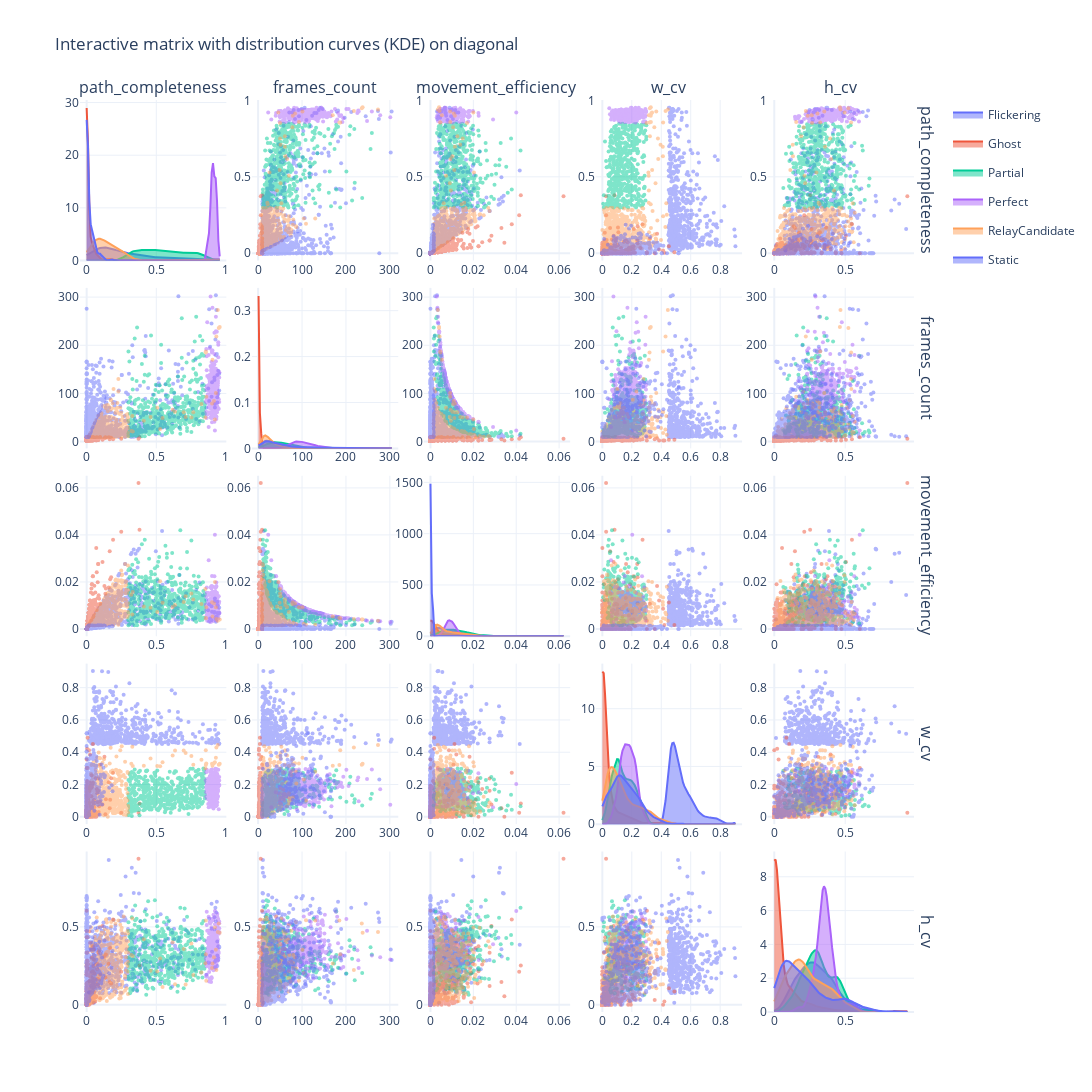

Notebook source saved alongside this figure:
### Code cell
import plotly.graph_objects as go
from plotly.subplots import make_subplots
import numpy as np
from scipy.stats import gaussian_kde

def plot_interactive_matrix(final_summary, dims=None, width=1200, height=1100, 
                           category_filter=None, max_points_per_category=None):
    """
    Creates an interactive matrix plot with KDE curves on diagonal and scatter plots on off-diagonal.
    
    Parameters:
    -----------
    final_summary : DataFrame
        Summary DataFrame with vehicle metrics and categories
    dims : list
        List of dimension names to plot (default: ['path_completeness', 'frames_count', 'movement_efficiency', 'w_cv', 'h_cv'])
    width : int
        Figure width in pixels (default: 1200)
    height : int
        Figure height in pixels (default: 1100)
    category_filter : list or None
        List of category names to display (default: None - all categories)
    max_points_per_category : int or None
        Maximum number of points to display per category (default: None - all points)
        
    Returns:
    --------
    fig : plotly.graph_objects.Figure
        The generated figure
    """
    
    # Default dimensions
    if dims is None:
        dims = ['path_completeness', 'frames_count', 'movement_efficiency', 'w_cv', 'h_cv']
    
    # Filter by categories if specified
    if category_filter is not None:
        final_summary = final_summary[final_summary['category'].isin(category_filter)]
    
    # Sample data if max_points_per_category is specified
    if max_points_per_category is not None:
        sampled_dfs = []
        for cat, group in final_summary.groupby('category'):
            sampled = group.sample(min(len(group), max_points_per_category), random_state=42)
            sampled_dfs.append(sampled)
        final_summary = pd.concat(sampled_dfs, ignore_index=True)
    
    categories = final_summary['category'].unique()
    n = len(dims)

    # Create subplot grid
    fig = make_subplots(
        rows=n, cols=n, 
        shared_xaxes=False, shared_yaxes=False,
        horizontal_spacing=0.03, vertical_spacing=0.03,
        column_titles=dims, row_titles=dims
    )

    # Color palette
    colors = ['#636EFA', '#EF553B', '#00CC96', '#AB63FA', '#FFA15A']

    # Fill the matrix
    for i, y_col in enumerate(dims):
        for j, x_col in enumerate(dims):
            for k, cat in enumerate(categories):
                df_sub = final_summary[final_summary['category'] == cat]
                
                # If not enough data for KDE (less than 2 points), skip the curve
                if len(df_sub) < 2:
                    continue

                if i == j:  # DIAGONAL: Smooth KDE curves
                    # Calculate KDE
                    x_range = np.linspace(final_summary[x_col].min(), final_summary[x_col].max(), 100)
                    try:
                        kde = gaussian_kde(df_sub[x_col])
                        y_kde = kde(x_range)
                        
                        fig.add_trace(
                            go.Scatter(
                                x=x_range, y=y_kde, 
                                name=cat, line=dict(color=colors[k % len(colors)], width=2),
                                fill='tozeroy', opacity=0.3,  # Fill under the curve
                                showlegend=(i == 0 and j == 0),
                                legendgroup=cat
                            ),
                            row=i+1, col=j+1
                        )
                    except:
                        pass  # In case of zero variance

                else:  # OFF-DIAGONAL: Scatter plots
                    fig.add_trace(
                        go.Scatter(
                            x=df_sub[x_col], y=df_sub[y_col],
                            mode='markers', name=cat, marker_color=colors[k % len(colors)],
                            opacity=0.5, marker_size=4,
                            showlegend=False, legendgroup=cat,
                            hovertext=df_sub['vehicle_id'].apply(lambda x: f"ID: {x}")
                        ),
                        row=i+1, col=j+1
                    )

    # Configure fixed axes
    for i, col in enumerate(dims):
        margin = (final_summary[col].max() - final_summary[col].min()) * 0.05
        r = [final_summary[col].min() - margin, final_summary[col].max() + margin]
        
        for k in range(1, n + 1):
            fig.update_xaxes(range=r, row=k, col=i+1)
            if i != k-1:  # Don't touch Y axis for diagonal, as it has density scale
                fig.update_yaxes(range=r, row=i+1, col=k)

    fig.update_layout(
        title_text="Interactive matrix with distribution curves (KDE) on diagonal",
        width=width, height=height,
        template="plotly_white"
    )

    return fig

fig = plot_interactive_matrix(final_summary, max_points_per_category=500)
fig.show()
